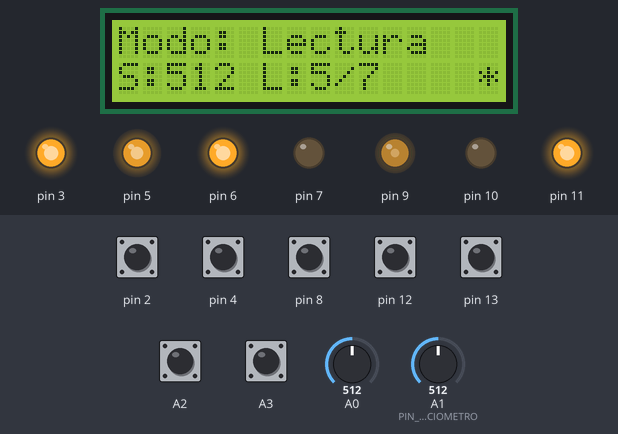
Recording of a sketch running on a simulated Arduino Uno, built with avr-gcc and run on an emulated ATmega328P. Parts: 16×2 character LCD, output pins drawn as LEDs (lit = HIGH). The test bench sets the inputs (shaded band); at power-on: A2, A3, pin 2, pin 4, pin 8, pin 12, pin 13 HIGH, A1 (PIN_POTENCIOMETRO) = 512, A0 = 512. Random numbers use the default seed unless the sketch sets one; what the sketch prints to the serial monitor is not drawn.

Above: at 2.3 s.
2.4 s: A1 (PIN_POTENCIOMETRO) set to 673
3.9 s: A1 (PIN_POTENCIOMETRO) set to 696
At 6.02 s:
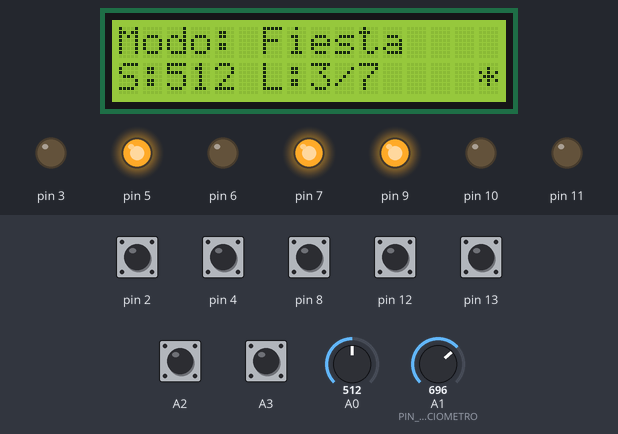
6.1 s: A1 (PIN_POTENCIOMETRO) set to 502
At 7.2 s:
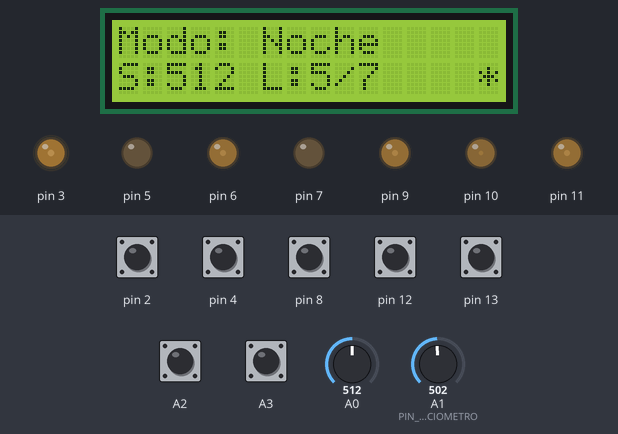
8.0 s: A1 (PIN_POTENCIOMETRO) set to 900
At 9.0 s:
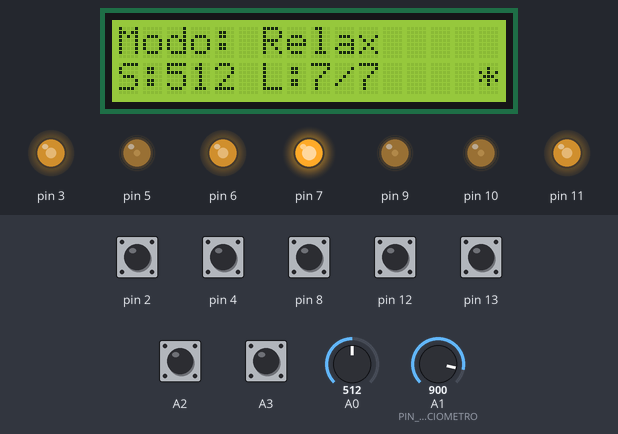
9.6 s: A1 (PIN_POTENCIOMETRO) set to 1023
At 11.2 s:
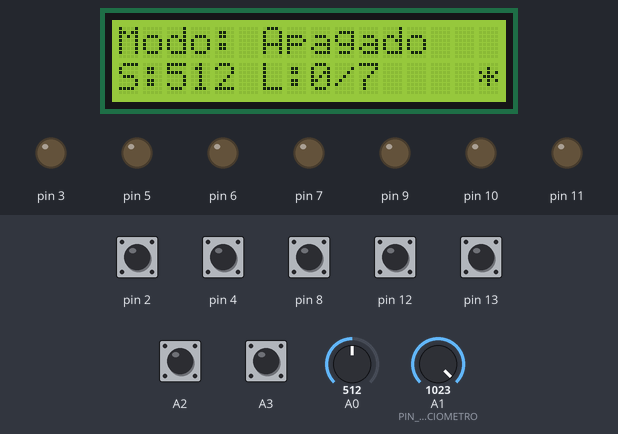
11.7 s: A1 (PIN_POTENCIOMETRO) set to 306
At 13.5 s:
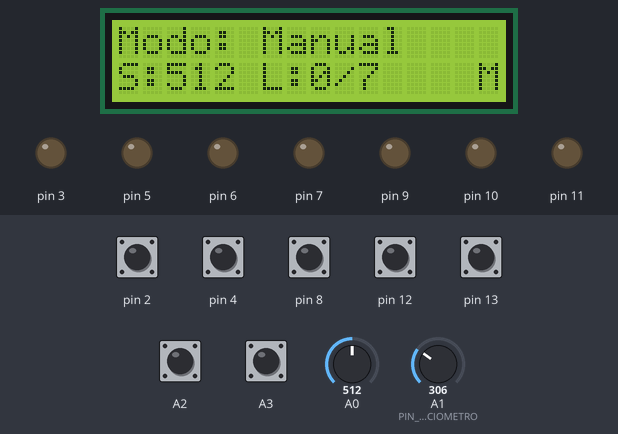
Timing chart, 0 to 14.8 s (numbered marks = the images above; inputs shaded):
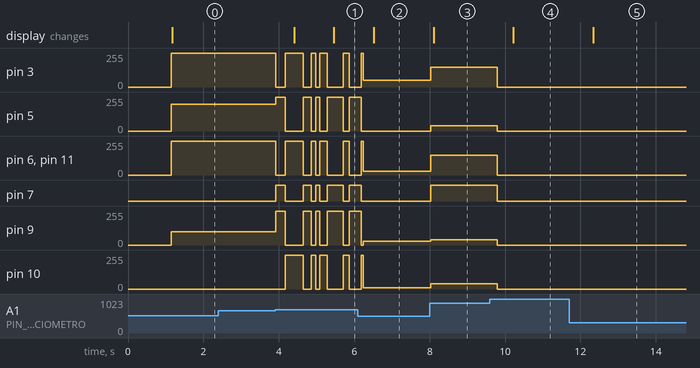

The sketch:

Iluminator.ino
```cpp
#include "Casa.h"

Casa miCasa;

void setup() {
  miCasa.iniciar();

}

void loop() {
  miCasa.actualizar();
  delay(50);  // Delay para estabilidad
}
```

Boton.cpp
```cpp
#include "Boton.h"
#include <Arduino.h>

Boton::Boton(int pinBoton, int debounce)
  : pin(pinBoton), debounceDelay(debounce),
    ultimaEstable(LOW), ultimoCambio(0),
    ultimoEvento(0), estadoPrevio(HIGH) {}

void Boton::iniciar() {
    pinMode(pin, INPUT_PULLUP);
    // Leer estado inicial después de configurar el pin
    ultimaEstable = digitalRead(pin);
    estadoPrevio = ultimaEstable;
}

void Boton::escribir(int valor) {
    // No aplica para botones
}

int Boton::leer() {
    int lectura = digitalRead(pin);
    unsigned long ahora = millis();

    // Si el estado cambió, reiniciar el timer
    if (lectura != estadoPrevio) {
        ultimoCambio = ahora;
        estadoPrevio = lectura;
    }

    // Si ha pasado el tiempo de debounce, actualizar estado estable
    if ((ahora - ultimoCambio) > debounceDelay) {
        if (lectura != ultimaEstable) {
            ultimaEstable = lectura;
        }
    }

    return ultimaEstable;
}

bool Boton::fuePresionado() {
    int estadoActual = leer();

    // Con INPUT_PULLUP: LOW = presionado, HIGH = no presionado
    bool presionado = (estadoActual == LOW);

    // Solo generar evento si pasó tiempo suficiente desde el último
    unsigned long ahora = millis();
    bool resultado = false;

    if (presionado) {
        if (ultimoEvento == 0) {
            resultado = true;
            ultimoEvento = ahora;
        }
        else if ((ahora - ultimoEvento) > debounceDelay * 3) {
            ultimoEvento = 0;
        }
    }
    else {
        ultimoEvento = 0;
    }
    return resultado;
}
```

Boton.h
```cpp
#ifndef BOTON_H
#define BOTON_H

#include "Componente.h"

class Boton : public Componente {
  private:
    int pin;
    int debounceDelay;
    int ultimaEstable;           // Estado estable después de debounce
    int estadoPrevio;            // Estado anterior para detección de cambios
    unsigned long ultimoCambio;  // Tiempo del último cambio
    unsigned long ultimoEvento;  // Tiempo del último evento de presión

  public:
    Boton(int pinBoton, int debounce = 50);
    void iniciar() override;
    void escribir(int valor) override;
    int leer() override;
    bool fuePresionado();        // Devuelve true solo en el flanco descendente
};

#endif
```

Casa.cpp
```cpp
#include "LED.h"
#include "SensorLDR.h"
#include "Boton.h"
#include "PantallaLCD.h"
#include "Modos.h"
#include "Casa.h"
#include <Arduino.h>

//Constructor con pines
Casa::Casa() :
  // LEDS - 7 espacios
  sala(new LED(3)),
  cocina(new LED(5)),
  cuarto1(new LED(6)),
  cuarto2(new LED(11)),
  patioInterno(new LED(9)),
  patioFrontal(new LED(10)),
  patioTrasero(new LED(7)),

  sensor(new SensorLDR(A0, 250)),

  botonSala(new Boton(8)),
  botonCocina(new Boton(4)),
  botonCuarto1(new Boton(A3)),
  botonCuarto2(new Boton(A2)),
  botonPatioInt(new Boton(2)),
  botonPatioFront(new Boton(12)),
  botonPatioTras(new Boton(13)),

  pantalla(new PantallaLCD()),

  modoActual(MODO_AUTO),
  modoAnterior(MODO_AUTO),
  ledsEncendidos(0),
  ultimaActualizacionLCD(0),
  ultimaActualizacionPot(0)

  // Inicializar estados manuales
  {
  for(int i = 0; i < 7; i++) {
    estadoManual[i] = false;
    overrideManual[i] = false;
    intensidadAutoArray[i] = 0;
  }
}

void Casa::iniciar() {
  Serial.begin(9600);
  Serial.println("Iniciando Sistema...");

  //Iniciar todos los componentes
  sala->iniciar();
  Serial.println("LED Sala: OK");

  cocina->iniciar();
  Serial.println("LED Cocina: OK");

  cuarto1->iniciar();
  Serial.println("LED Cuarto1: OK");

  cuarto2->iniciar();

  patioInterno->iniciar();
  Serial.println("LED patioInt: OK");

  patioFrontal->iniciar();
  Serial.println("LED patioFront: OK");

  patioTrasero->iniciar();
  Serial.println("LED patioTras: OK");


  sensor->iniciar();

  botonSala->iniciar();
  botonCocina->iniciar();
  botonCuarto1->iniciar();
  botonCuarto2->iniciar();
  botonPatioInt->iniciar();
  botonPatioFront->iniciar();
  botonPatioTras->iniciar();

  pinMode(PIN_POTENCIOMETRO, INPUT);

  pantalla->iniciar();
  for(int i = 0; i < 7; i++) {
    estadoManual[i] = false;
    overrideManual[i] = false;
  }
}

void Casa::aplicarControlCombinado() {
    // Solo aplica en modos AUTO y MANUAL
    if (modoActual != MODO_AUTO && modoActual != MODO_MANUAL) {
        return;
    }

    // Array de LEDs para fácil acceso
    LED* leds[] = {sala, cocina, cuarto1, cuarto2, patioInterno, patioFrontal, patioTrasero};

    for (int i = 0; i < 7; i++) {
        int intensidadFinal;

        if (modoActual == MODO_MANUAL) {
            // Solo manual: 255 si está encendido, 0 si está apagado
            intensidadFinal = estadoManual[i] ? 255 : 0;
        }
        else if (modoActual == MODO_AUTO) {
            // AUTO: OR entre automático y manual
            if (overrideManual[i]) {
                // Usuario sobrescribió manualmente
                intensidadFinal = estadoManual[i] ? 255 : 0;
            }
            else {
                // Usar intensidad automática proporcional
                intensidadFinal = intensidadAutoArray[i];
            }
        }

        // Aplicar la intensidad al LED
        leds[i]->escribir(intensidadFinal);
    }
}

void Casa::toggleLEDManual(int index) {
  if(index < 0 || index >= 7) return;

  estadoManual[index] = !estadoManual[index];
  overrideManual[index] = true; // Marcar como sobreescrito
}

ModoIluminacion Casa::obtenerModoDesdePot(int valorPot) {
    const int NUM_MODOS = 7;
    int segmento = map(valorPot, 0, 1022, 0, NUM_MODOS - 1);

    if (segmento < 0) segmento = 0;
    if (segmento >= NUM_MODOS) segmento = NUM_MODOS - 1;

    return static_cast<ModoIluminacion>(segmento);
}

void Casa::verificarBotones() {
  if(modoActual >= MODO_NOCHE && modoActual <= MODO_APAGADO) {
    return;
  }

  // Mapeo de botones a índices
  if (botonSala->fuePresionado()) {
    toggleLEDManual(SALA);
  }
  if (botonCocina->fuePresionado()) {
    toggleLEDManual(COCINA);
  }
  if (botonCuarto1->fuePresionado()) {
    toggleLEDManual(CUARTO1);
  }

  if (botonCuarto2->fuePresionado()) {
    toggleLEDManual(CUARTO2);
  }

  if (botonPatioInt->fuePresionado()) {
    toggleLEDManual(PATIO_INT);
  }
  if (botonPatioFront->fuePresionado()) {
    toggleLEDManual(PATIO_FRONT);
  }
  if (botonPatioTras->fuePresionado()) {
    toggleLEDManual(PATIO_TRAS);
  }
}

void Casa::actualizar() {
  //Leer potenciomtro
  if (millis() - ultimaActualizacionPot > 200) {
    leerPotenciometro();
    ultimaActualizacionPot = millis();
  }

  verificarBotones();

  //Ejecutar lógica segun modo
  switch(modoActual) {
    case MODO_AUTO:
      controlAutomatico();
      aplicarControlCombinado();
      break;

    case MODO_MANUAL:
      aplicarControlCombinado();
      break;

    default:
      aplicarModoGlobal(modoActual);
      // Resetear overrides cuando entramos en modo especial
      for(int i = 0; i < 7; i++) {
        overrideManual[i] = false;
      }
      break;
  }

  //Actualizar LCD
  if (millis() - ultimaActualizacionLCD > 500) {
    actualizarLCD();
    ultimaActualizacionLCD = millis();
  }
}

void Casa::leerPotenciometro() {
  int valorPot = analogRead(PIN_POTENCIOMETRO);
  ModoIluminacion nuevoModo = obtenerModoDesdePot(valorPot);

  //Solo cambiar si es diferente al anterior
  if (nuevoModo != modoAnterior) {
    cambiarModo(nuevoModo);
    modoAnterior = nuevoModo;
  }
}

void Casa::cambiarModo(ModoIluminacion nuevoModo) {
  modoActual = nuevoModo;

  // Si cambia a manual o auto, apagar modos especiales
  if (nuevoModo == MODO_AUTO || nuevoModo == MODO_MANUAL) {
    for(int i = 0; i < 7; i++) {
      overrideManual[i] = false;
    }
  }
}

void Casa::aplicarModoGlobal(ModoIluminacion modo) {
  switch(modo) {
    case MODO_NOCHE:
      sala->escribir(50);  // Luz tenue
      cocina->escribir(0); // Apagado
      cuarto1->escribir(30);
      cuarto2->escribir(30);
      patioInterno->escribir(30);
      patioFrontal->escribir(10);
      patioTrasero->escribir(0);
      break;

    case MODO_LECTURA:
      sala->escribir(255);
      cocina->escribir(200);
      cuarto1->escribir(255);
      cuarto2->escribir(255);
      patioInterno->escribir(100);
      patioFrontal->escribir(0);
      patioTrasero->escribir(0);
      break;

    case MODO_FIESTA:
    // Efecto parpadeante
      static unsigned long ultimoCambioFiesta = 0;
      if (millis() - ultimoCambioFiesta > 50) {
        int estado = random(0, 2);
        sala->escribir(!estado * 255);
        cocina->escribir(estado * 255);
        cuarto1->escribir(!estado * 255);
        cuarto2->escribir(!estado * 255);
        patioInterno->escribir(estado * 255);
        patioFrontal->escribir(!estado * 255);
        patioTrasero->escribir(estado * 255);
        ultimoCambioFiesta = millis();
      }
      break;

    case MODO_RELAJACION:
    // Luz suave
      sala->escribir(150);
      cocina->escribir(40);
      cuarto1->escribir(150);
      cuarto2->escribir(150);
      patioInterno->escribir(40);
      patioFrontal->escribir(40);
      patioTrasero->escribir(128);
      break;

    case MODO_APAGADO:
      sala->escribir(0);
      cocina->escribir(0);
      cuarto1->escribir(0);
      cuarto2->escribir(0);
      patioInterno->escribir(0);
      patioFrontal->escribir(0);
      patioTrasero->escribir(0);
      break;
  }
}


void Casa::controlAutomatico() {
  int intensidadAuto = sensor->calcularIntensidadLED(255);
  // Aplicar intensidad proporcional a todos los LEDs (solo si no hay override manual)
  // Pero primero, actualizar el array intensidadAuto[] para usar en aplicarControlCombinado()
  for (int i = 0; i < 7; i++) {
      intensidadAutoArray[i] = intensidadAuto;
  }
}


int Casa::contarLEDsEncendidos() {
  int contador = 0;
  if (sala->leer()) contador++;
  if (cocina->leer()) contador++;
  if (cuarto1->leer()) contador++;
  if (cuarto2->leer()) contador++;
  if (patioInterno->leer()) contador++;
  if (patioFrontal->leer()) contador++;
  if (patioTrasero->leer()) contador++;
  return contador;
}

void Casa::actualizarLCD() {
  ledsEncendidos = contarLEDsEncendidos();
  int valorLuz = sensor->leer();

  pantalla->mostrarInfo(valorLuz, nombreModo(modoActual), ledsEncendidos);
}
```

Casa.h
```cpp
#ifndef CASA_H
#define CASA_H

#include "LED.h"
#include "SensorLDR.h"
#include "Boton.h"
#include "PantallaLCD.h"
#include "Modos.h"

class Casa {
  private:
    // Espacios (6 en total), en caso de no poder se descartarán algunos
    LED* sala;
    LED* cocina;
    LED* cuarto1;
    LED* cuarto2;
    LED* patioInterno;
    LED* patioFrontal;
    LED* patioTrasero;

    // Sensores, (pueden ser 1 por espacio, pero para pruebas se probará con uno global)
    SensorLDR* sensor;

    // Botones: 7 para manual
    Boton* botonSala;
    Boton* botonCocina;
    Boton* botonCuarto1;
    Boton* botonCuarto2;
    Boton* botonPatioInt;
    Boton* botonPatioFront;
    Boton* botonPatioTras;

    //Potenciometro para modos
    static const int PIN_POTENCIOMETRO = A1;

    // Pantalla
    PantallaLCD* pantalla;

    // Estado del sistema
    ModoIluminacion modoActual;
    ModoIluminacion modoAnterior;
    int ledsEncendidos;
    unsigned long ultimaActualizacionPot;
    unsigned long ultimaActualizacionLCD;

    bool estadoManual[7]; // Estado manual para cada LED
    bool overrideManual[7];

    // Intensidades para LEDs
    int intensidadAutoArray[7];
    static const int UMBRAL_OSCURO = 50;
    static const int UMBRAL_CLARO = 200;

  public:
    Casa(); //Constructor con pines por defecto (simulación)
    void iniciar();
    void actualizar();
    void cambiarModo(ModoIluminacion nuevoModo);
    int contarLEDsEncendidos();
    void aplicarModoGlobal(ModoIluminacion modo);

    void toggleLEDManual(int index);
    void aplicarControlCombinado(); // Aplica OR entre automático y manual

  private:
    void actualizarLCD();
    void verificarBotones();

    void controlAutomatico();
    void leerPotenciometro();
    ModoIluminacion obtenerModoDesdePot(int valorPot); //Método interno

    enum Espacios {SALA, COCINA, CUARTO1, CUARTO2, PATIO_INT, PATIO_FRONT, PATIO_TRAS};
};

#endif
```

Componente.h
```cpp
#ifndef COMPONENTE_H
#define COMPONENTE_H

class Componente {
  public:
    virtual void iniciar() = 0;               // Configurar el componente
    virtual void escribir(int valor) = 0;     // Enviar señal (LED/LCD)
    virtual int leer() = 0;                   // Leer estado (sensor/botón)
    virtual ~Componente() {}                  // Destructor virtual
};

#endif
```

LED.cpp
```cpp
#include "LED.h"
#include <Arduino.h>

LED::LED(int pinLED) : pin(pinLED), encendido(false), intensidad(255) {}

void LED::iniciar() {
  pinMode(pin, OUTPUT);
  digitalWrite(pin, LOW);
}

void LED::escribir(int valor) {
  if (valor == 0) {
    digitalWrite(pin, LOW);
    encendido = false;
  }

  else if (valor == 1) {
    digitalWrite(pin, HIGH);
    encendido = true;
  }

  else if (valor >= 2 && valor <= 255) {
    analogWrite(pin, valor);
    encendido = (valor > 0);
    intensidad = valor;
  }
}

int LED::leer() {
  return encendido ? 1 : 0;
}

void LED::setIntensidad(int valor) {
  if (valor >= 0 && valor <= 255) {
    intensidad = valor;
    if (encendido) {
      analogWrite(pin, intensidad);
    }
  }
}
```

LED.h
```cpp
#ifndef LED_H
#define LED_H

#include "Componente.h"

class LED : public Componente
{
  private:
    int pin;
    bool encendido;
    int intensidad;                       // PARA PWM (0-255)

  public:
    LED(int pinLED);
    void iniciar() override;
    void escribir(int valor) override;    // 0=apagar, 1=encender, 2-255=PWM
    int leer() override;                  // Devuelve 1 si encendido, 0 si apagado
    void setIntensidad(int valor);        // Para modos especiales
};

#endif
```

Modos.h
```cpp
#include <Arduino.h>
#ifndef MODOS_H
#define MODOS_H


enum ModoIluminacion {
  MODO_AUTO = 0,
  MODO_MANUAL = 1,
  MODO_NOCHE = 2,
  MODO_LECTURA = 3,
  MODO_FIESTA = 4,
  MODO_RELAJACION = 5,
  MODO_APAGADO = 6,
  NUM_MODOS = 7
};

inline String nombreModo(ModoIluminacion modo) {
  switch(modo) {
    case MODO_AUTO: return "Auto";
    case MODO_MANUAL: return "Manual";
    case MODO_NOCHE: return "Noche";
    case MODO_LECTURA: return "Lectura";
    case MODO_FIESTA: return "Fiesta";
    case MODO_RELAJACION: return "Relax";
    case MODO_APAGADO: return "Apagado";
    default: return "Desconocido";
  }
}

#endif
```

SensorLDR.cpp
```cpp
#include "SensorLDR.h"
#include <Arduino.h>

SensorLDR::SensorLDR(int pinSensor, int umbral, int umbralClaro)
  : pin(pinSensor), umbralOscuro(umbral), umbralClaro(umbralClaro),
    valorMin(512), valorMax(0) {}


void SensorLDR::iniciar() {
    pinMode(pin, INPUT);
}

float SensorLDR::obtenerNivelLuz() {
  int valor = leer();

  if(valor <= umbralOscuro) return 0.0;
  if(valor >= umbralClaro) return 1.0;

  // Mapear linealmente entre los umbrales
  return (float)(valor - umbralOscuro) / (float)(umbralClaro - umbralOscuro);
}

int SensorLDR::calcularIntensidadLED(int maxIntensidad) {
  float nivelLuz = obtenerNivelLuz();

  // Curva exponencial: más sensible en valores bajos de luz
  float factorNoLineal = pow(nivelLuz, 1.5);

  float intensidadNormalizada = 1.0 - factorNoLineal;

  if(intensidadNormalizada < 0) intensidadNormalizada = 0;
  if(intensidadNormalizada > 1) intensidadNormalizada = 1;

  // Convertir a rango PWM
  return (int)(intensidadNormalizada * maxIntensidad);
}

void SensorLDR::calibrar() {
  valorMin = 512;
  valorMax = 0;

  // Leer múltiples veces para estabilizar
  for (int i = 0; i < 10; i++) {
      int valor = leer();
      if (valor < valorMin) valorMin = valor;
      if (valor > valorMax) valorMax = valor;
      delay(50);
  }

}

//Aunque los sensores no escriben, hay que implementar el método
void SensorLDR::escribir(int valor) {}

int SensorLDR::leer() {
    return analogRead(pin);
}


bool SensorLDR::esDeDia() {
  return leer() > umbralOscuro;
}
```

SensorLDR.h
```cpp
#ifndef SENSORLDR_H
#define SENSORLDR_H

#include "Componente.h"

class SensorLDR : public Componente {
  private:
    int pin;
    int umbralOscuro;                           // Valor por debajo de lo que se considera oscuro
    int umbralClaro;
    int valorMin;
    int valorMax;

  public:
    SensorLDR(int pinSensor, int umbral = 70, int umbralClaro = 150);
    void iniciar() override;
    void escribir(int valor) override;          // NO aplica para sensor
    int leer() override;                        // Devuelve el valor de la luz (0-1023)

    bool esDeDia();                             // True si hay suficiente luz

    float obtenerNivelLuz(); // Devuelve de 0.0 (oscuro) a 1.0 (claro)
    int calcularIntensidadLED(int maxIntensidad = 255); // Intensidad proporcional
    void calibrar();
};

#endif
```

PantallaLCD.cpp
```cpp
#include "PantallaLCD.h"
#include <Arduino.h>

PantallaLCD::PantallaLCD(int addr, int cols, int rows)
  : direccionI2C(addr), columnas(cols), filas(rows) {
    lcd = new LiquidCrystal_I2C(direccionI2C, columnas, filas);
  }


PantallaLCD::~PantallaLCD() {
  delete lcd;
}

void PantallaLCD::iniciar() {
    lcd->init();
    lcd->backlight();
    lcd->clear();
    lcd->print("Sistema Listo");
    delay(1000);
}

void PantallaLCD::escribir(int valor) {
  // No aplica directamente
}

int PantallaLCD::leer() {
  // Tampoco aplica
  return 0;
}

void PantallaLCD::mostrarInfo(int valorLuz, String modo, int ledsEncendidos) {
  limpiar();

  // Línea 1: Modo y estado
  lcd->setCursor(0, 0);
  lcd->print("Modo:");

  if (modo.length() <= 11) {
    lcd->setCursor(6, 0);
    lcd->print(modo);
  }
  else {
    lcd->setCursor(6, 0);
    lcd->print(modo.substring(0, 10));
  }

  // Línea 2: Información detallada
  lcd->setCursor(0, 1);
  lcd->print("S:");
  if (valorLuz < 10) {
    lcd->print("00");
    lcd->print(valorLuz);
  }
  else if (valorLuz < 100) {
    lcd->print("0");
    lcd->print(valorLuz);
  }
  else {
    lcd->print(valorLuz);
  }

  //Mostrar LEDs encendidos
  lcd->print(" L:");
  lcd->print(ledsEncendidos);
  lcd->print("/7");

  //Indicador visual de modo
  lcd->setCursor(15, 1);
  if (modo == "Auto") {
    lcd->print("A");
  }
  else if (modo == "Manual") {
    lcd->print("M");
  }
  else {
    lcd->print("*"); //Modo especial
  }
}

void PantallaLCD::limpiar() {
    lcd->clear();
}

void PantallaLCD::imprimir(String texto, int fila, int columna) {
  lcd->setCursor(columna, fila);
  lcd->print(texto);
}
```

Source omitted: PantallaLCD.h (640 bytes)

Measured:
- the behaviour switches between 681 and 682 on A1 (PIN_POTENCIOMETRO) (found by bisection; images 0 and 1)
- after the input at 2.4 s, every drawn part: stays the same
- after the input at 3.9 s, pin 3: 255/255 → 0/255 at once, → 255/255 0.25 s later, → 0/255 0.48 s later, → 255/255 0.20 s later, … (9 changes in this stretch); pin 5: 200/255 → 255/255 at once, → 0/255 0.25 s later, → 255/255 0.48 s later, → 0/255 0.20 s later, … (9 changes in this stretch)
- after the input at 8.0 s, pin 3: 50/255 → 150/255 at once; pin 5: 0/255 → 40/255 at once; pin 6, pin 11: 30/255 → 150/255 at once; pin 7: LOW → HIGH at once; pin 9: 30/255 → 40/255 at once; the display: changes after 0.10 s (image 3)
- after the input at 9.6 s, pin 3, pin 6, pin 11: 150/255 → 0/255 after 0.19 s; pin 5, pin 9, pin 10: 40/255 → 0/255 after 0.19 s; pin 7: HIGH → LOW after 0.19 s; the display: changes after 0.62 s (image 4)
- after the input at 11.7 s, the display: changes after 0.64 s (image 5)
